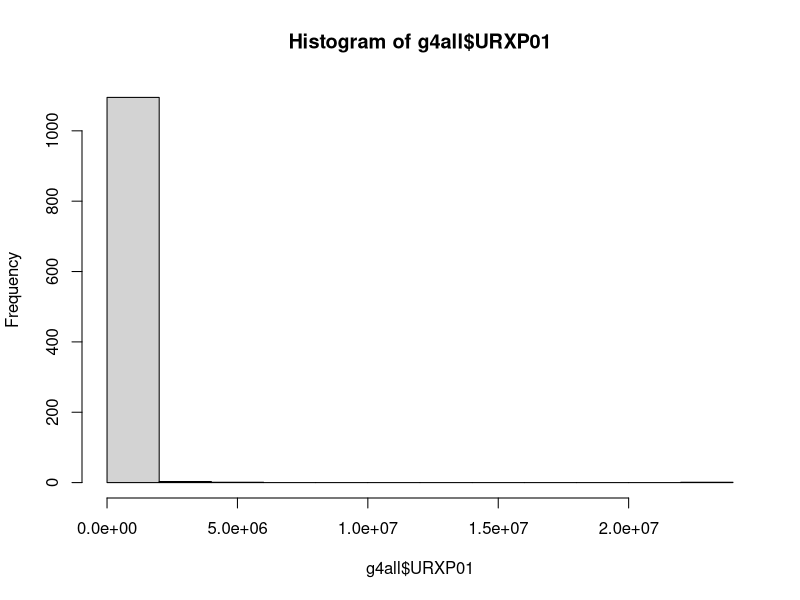
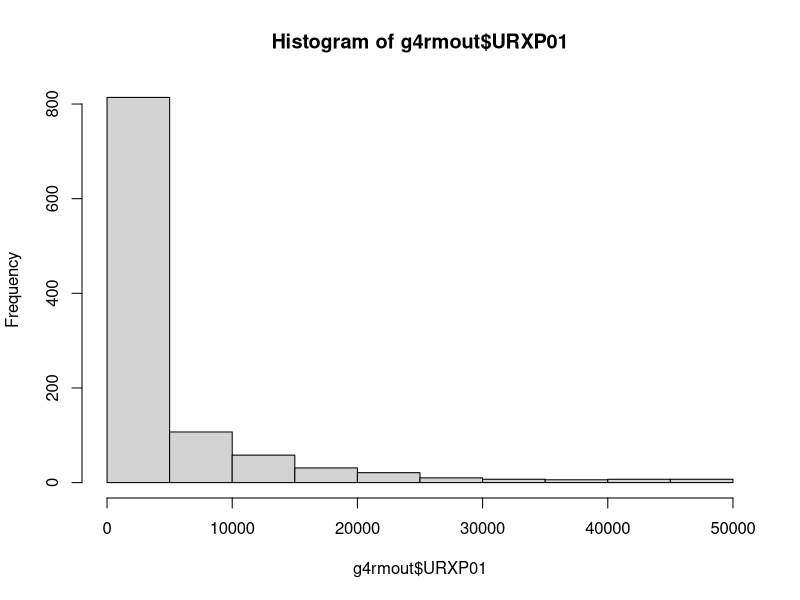
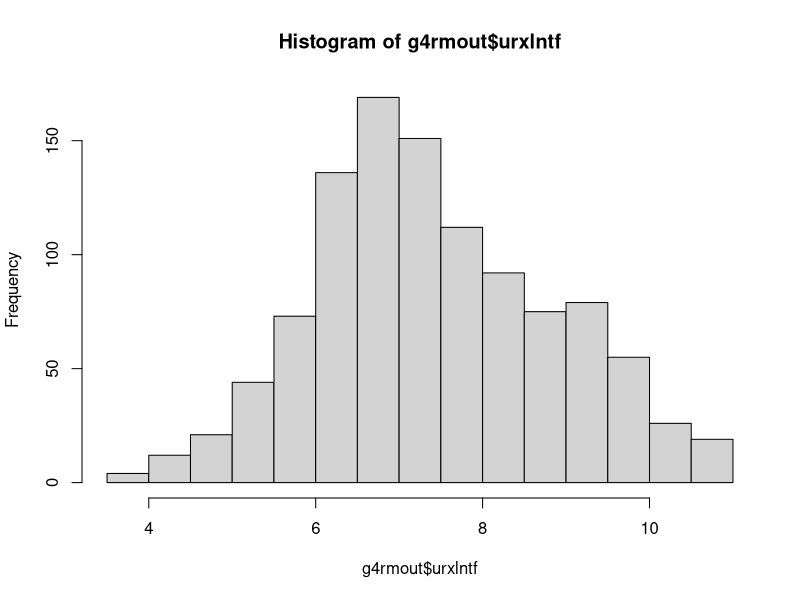
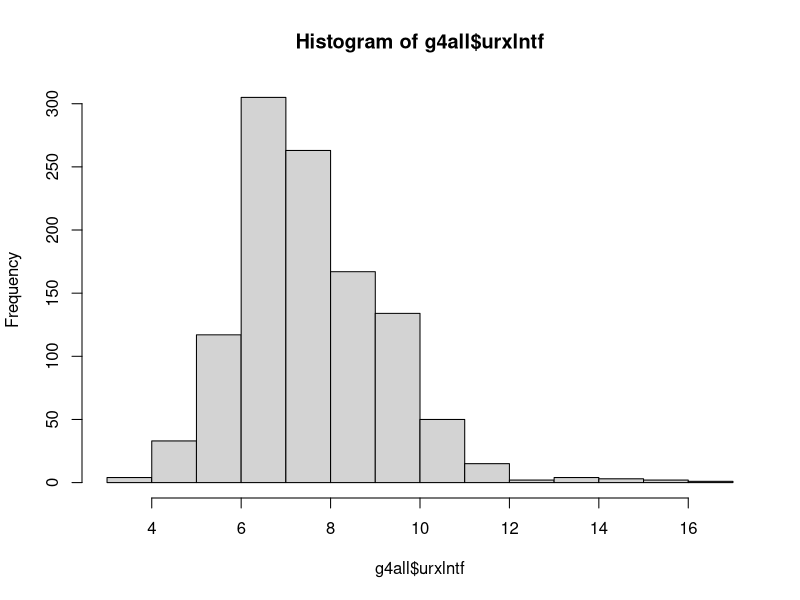
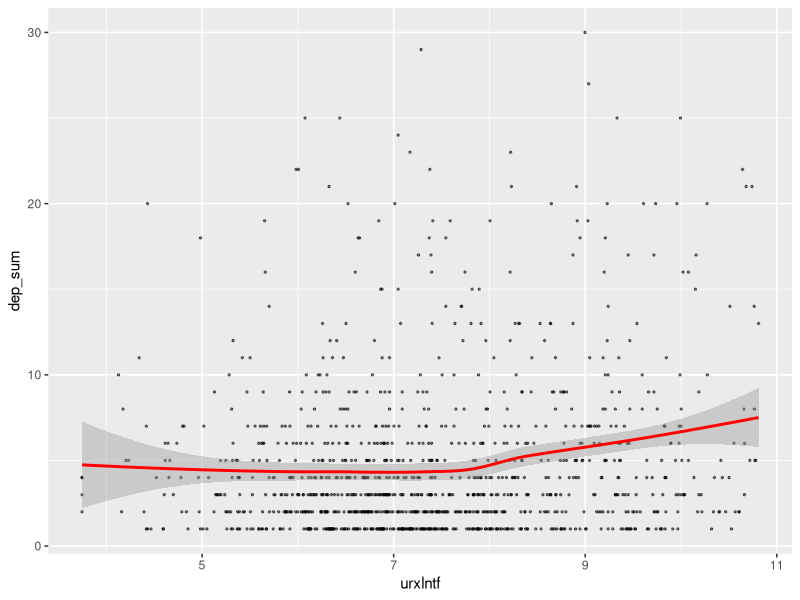
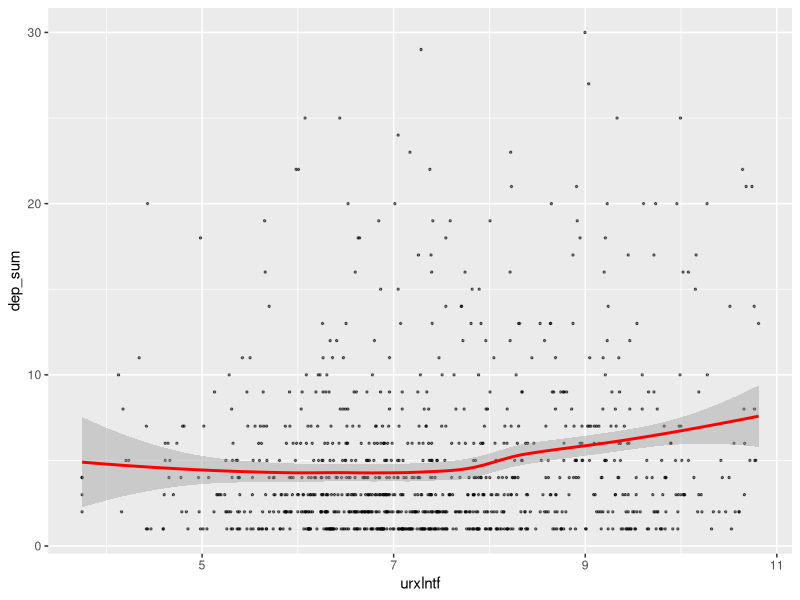
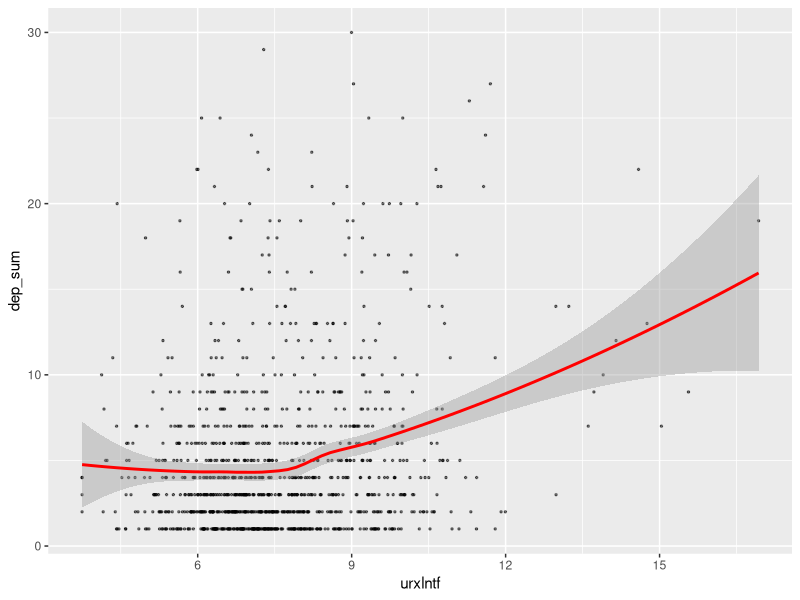
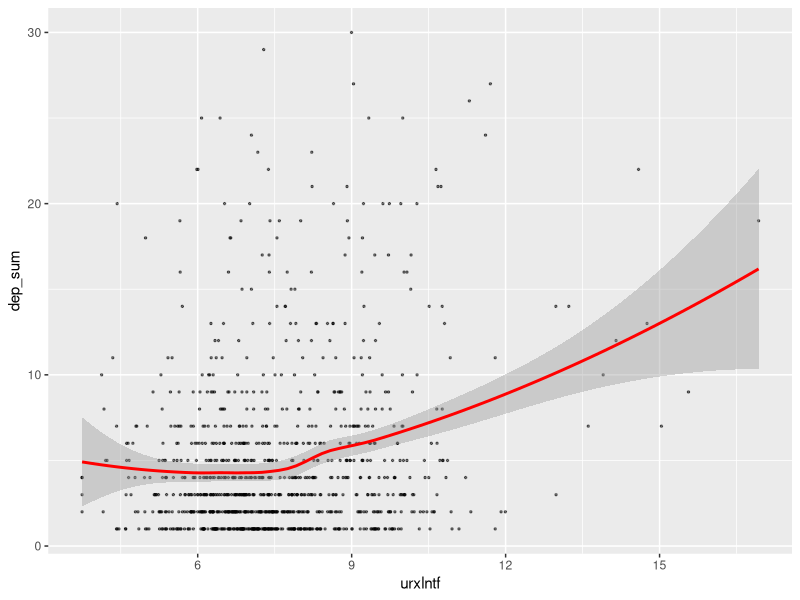

Reproduce these figures in R, in order.
library(tidyverse) # If you haven't installed previously, first use: install.packages("tidyverse")

conf2015 = read.csv("confounders2015.csv") # Create object for confounders
group4 = read.csv("group4.csv") # Create object for group 4 variables


# Create a new variable "dep_sum" that is the sum of DPQ010 to DPQ100
names(group4) # Check what the column numbers are for DPQ010 to DPQ100 - 17 through 26
group4$dep_sum = rowSums(group4[, c(17:26)]) # Create dep_sum variable
head(group4, n = 10) # Check that deep_sum is the sum of DPQ010 to DPQ100 by looking at 10 first rows

# Create a new object that only has the variables of interest (confounders haven't been added yet)
g4sm = dplyr::select(group4,"SEQN", "URXP01", "dep_sum") # Limit your variables to those used for exposure and outcome
head(g4sm, n = 20) # Look at the first 20 rows of your object
g4sm = na.omit(g4sm) # Eliminate observations that have NA values
head(g4sm, n = 20) # Check the first 20 rows again

# Merge your dataset with the confounders dataset
g4all = merge(g4sm, conf2015, by="SEQN") # This will only merge the observations that have matching SEQN
head(g4all, n = 20) # Look at first 20 observations - note that some of the confounders have NA, but we won't worry about that
write_csv(g4all, "g4all.csv") # Write a csv file that has all your variables and confounders

#Looking more closely at your data
summary(g4all) # Look at summary statistics.
# As we saw during office hours, URXP01 has some extreme outliers. You can see that the median is 1 495 but the mean is 44 276
# This suggests there are extreme outliers - even the 3rd quartile is far below the the mean (5 427).
# We will look at this variable more carefully.

hist(g4all$URXP01) # First we can look at a histogram which is not very informative
quantile(g4all$URXP01, probs = seq(0, 1, 0.1), na.rm = TRUE) # We can observe that the distribution is fairly normal (up to 90th %)
# Let's look at the distribution between the 90 -100th percentile more closely
quantile(g4all$URXP01, probs = seq(0.9, 1, 0.01), na.rm = TRUE)
# Even up to the 97th percentile the growth is gradual, and then it skyrockets after the 99th percentile

largep01 <- dplyr::filter(g4all, g4all$URXP01 > 50000) # Create an object with only these large observations
summary(largep01) # There are only 32 observations > 50 000 (out of 1 100), so in this first analysis we'll remove them.
# By doing this, we're still including > 97% of all observations (as we saw previously with quantiles).

# Remove outliers where URXP01 > 50 000
g4rmout <- dplyr::filter(g4all, g4all$URXP01 < 50000)
summary(g4rmout)
hist(g4rmout$URXP01) # First, let's see how the variable data are now distributed
# The data are still very skewed to the right - we can log transform the data to correct it
g4rmout$urxlntf <- log(g4rmout$URXP01)
summary(g4rmout)
hist(g4rmout$urxlntf) # Now the data look normally distributed

# Just in case, let's see what the distribution looks like without removing the extreme outliers
g4all$urxlntf <- log(g4all$URXP01)
hist(g4all$urxlntf) # The distribution looks less normal, and so we'll analyze the data with extreme outliers removed

# Let's do a linear regression with just the exposure and outcome
glm.g4 = glm(dep_sum ~ urxlntf, data = g4rmout)

# Now let's plot it
ggplot(data = glm.g4, mapping = aes(x = urxlntf, y = dep_sum)) +
  geom_point(size = 0.5, alpha = 0.5) +
  geom_smooth(method = "loess", color = "red")

# It doesn't look great, and there isn't an obvious pattern. We can try and add confounders to see if it makes a difference.
glm.g4conf = glm(dep_sum ~ urxlntf + RIDAGEYR + RIAGENDR + RIDRETH3 + INDHHIN2 + INDFMPIR, data = g4rmout)

ggplot(data = glm.g4conf, mapping = aes(x = urxlntf, y = dep_sum)) +
  geom_point(size = 0.5, alpha = 0.5) +
  geom_smooth(method = "loess", color = "red")

# Not really much better, but we can talk about this data in class. "dep_sum" can be made into a bivariate outcome perhaps.
# To start with, we can look at the full dataset without removing outliers

# Let's do a linear regression with just the exposure and outcome for the full dataset (with outliers)
glm.g4all = glm(dep_sum ~ urxlntf, data = g4all)

# Now let's plot it
ggplot(data = glm.g4all, mapping = aes(x = urxlntf, y = dep_sum)) +
  geom_point(size = 0.5, alpha = 0.5) +
  geom_smooth(method = "loess", color = "red")

# It looks better for extreme values (although there are few data points). Now try with all confounders.
glm.g4allconf = glm(dep_sum ~ urxlntf + RIDAGEYR + RIAGENDR + RIDRETH3 + INDHHIN2 + INDFMPIR, data = g4all)

ggplot(data = glm.g4allconf, mapping = aes(x = urxlntf, y = dep_sum)) +
  geom_point(size = 0.5, alpha = 0.5) +
  geom_smooth(method = "loess", color = "red")

# Hope this helps!
